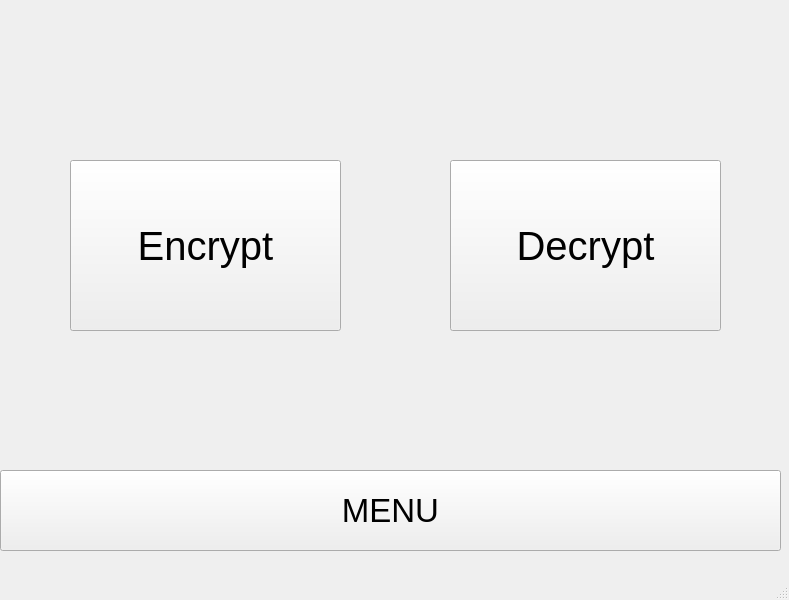
<?xml version="1.0" encoding="UTF-8"?>
<ui version="4.0">
 <class>MainWindow</class>
 <widget class="QMainWindow" name="MainWindow">
  <property name="geometry">
   <rect>
    <x>0</x>
    <y>0</y>
    <width>789</width>
    <height>600</height>
   </rect>
  </property>
  <property name="acceptDrops">
   <bool>true</bool>
  </property>
  <property name="windowTitle">
   <string>Steganography</string>
  </property>
  <widget class="QWidget" name="centralwidget">
   <property name="minimumSize">
    <size>
     <width>789</width>
     <height>559</height>
    </size>
   </property>
   <property name="maximumSize">
    <size>
     <width>789</width>
     <height>559</height>
    </size>
   </property>
   <property name="acceptDrops">
    <bool>false</bool>
   </property>
   <widget class="QStackedWidget" name="stackedWidget">
    <property name="geometry">
     <rect>
      <x>0</x>
      <y>0</y>
      <width>791</width>
      <height>471</height>
     </rect>
    </property>
    <property name="font">
     <font>
      <pointsize>6</pointsize>
     </font>
    </property>
    <property name="acceptDrops">
     <bool>false</bool>
    </property>
    <property name="currentIndex">
     <number>0</number>
    </property>
    <widget class="QWidget" name="menuPage">
     <widget class="QPushButton" name="encryptPageButton">
      <property name="geometry">
       <rect>
        <x>70</x>
        <y>160</y>
        <width>271</width>
        <height>171</height>
       </rect>
      </property>
      <property name="font">
       <font>
        <pointsize>30</pointsize>
       </font>
      </property>
      <property name="text">
       <string>Encrypt</string>
      </property>
     </widget>
     <widget class="QPushButton" name="decryptPageButton">
      <property name="geometry">
       <rect>
        <x>450</x>
        <y>160</y>
        <width>271</width>
        <height>171</height>
       </rect>
      </property>
      <property name="font">
       <font>
        <pointsize>30</pointsize>
       </font>
      </property>
      <property name="text">
       <string>Decrypt</string>
      </property>
     </widget>
    </widget>
    <widget class="QWidget" name="encryptPage">
     <property name="acceptDrops">
      <bool>false</bool>
     </property>
     <widget class="QLineEdit" name="encPswdLineEdit">
      <property name="enabled">
       <bool>false</bool>
      </property>
      <property name="geometry">
       <rect>
        <x>110</x>
        <y>420</y>
        <width>201</width>
        <height>20</height>
       </rect>
      </property>
      <property name="font">
       <font>
        <pointsize>8</pointsize>
       </font>
      </property>
      <property name="acceptDrops">
       <bool>false</bool>
      </property>
      <property name="echoMode">
       <enum>QLineEdit::Normal</enum>
      </property>
     </widget>
     <widget class="QLabel" name="label_3">
      <property name="geometry">
       <rect>
        <x>20</x>
        <y>420</y>
        <width>91</width>
        <height>21</height>
       </rect>
      </property>
      <property name="font">
       <font>
        <pointsize>10</pointsize>
       </font>
      </property>
      <property name="text">
       <string>Mot de passe:</string>
      </property>
     </widget>
     <widget class="QDialogButtonBox" name="encPswdBtnBox">
      <property name="enabled">
       <bool>false</bool>
      </property>
      <property name="geometry">
       <rect>
        <x>320</x>
        <y>420</y>
        <width>101</width>
        <height>23</height>
       </rect>
      </property>
      <property name="standardButtons">
       <set>QDialogButtonBox::Cancel|QDialogButtonBox::Ok</set>
      </property>
     </widget>
     <widget class="imageLabel" name="encImageLabel">
      <property name="geometry">
       <rect>
        <x>10</x>
        <y>10</y>
        <width>771</width>
        <height>341</height>
       </rect>
      </property>
      <property name="font">
       <font>
        <pointsize>56</pointsize>
       </font>
      </property>
      <property name="contextMenuPolicy">
       <enum>Qt::NoContextMenu</enum>
      </property>
      <property name="acceptDrops">
       <bool>true</bool>
      </property>
      <property name="styleSheet">
       <string notr="true">border:1.5px solid grey; border-radius: 5px; background-color: rgb(221, 221, 221); color: rgba(0, 0, 0, 50)</string>
      </property>
      <property name="text">
       <string>ENCRYPT</string>
      </property>
      <property name="scaledContents">
       <bool>false</bool>
      </property>
      <property name="alignment">
       <set>Qt::AlignCenter</set>
      </property>
     </widget>
     <widget class="QPushButton" name="runEncBtn">
      <property name="enabled">
       <bool>false</bool>
      </property>
      <property name="geometry">
       <rect>
        <x>520</x>
        <y>380</y>
        <width>161</width>
        <height>61</height>
       </rect>
      </property>
      <property name="font">
       <font>
        <family>Segoe UI Black</family>
        <pointsize>20</pointsize>
        <weight>50</weight>
        <bold>false</bold>
       </font>
      </property>
      <property name="text">
       <string>RUN</string>
      </property>
     </widget>
     <widget class="QLineEdit" name="encMessLineEdit">
      <property name="geometry">
       <rect>
        <x>110</x>
        <y>380</y>
        <width>201</width>
        <height>20</height>
       </rect>
      </property>
      <property name="font">
       <font>
        <pointsize>8</pointsize>
       </font>
      </property>
      <property name="acceptDrops">
       <bool>false</bool>
      </property>
      <property name="echoMode">
       <enum>QLineEdit::Normal</enum>
      </property>
     </widget>
     <widget class="QLabel" name="label_5">
      <property name="geometry">
       <rect>
        <x>20</x>
        <y>380</y>
        <width>61</width>
        <height>21</height>
       </rect>
      </property>
      <property name="font">
       <font>
        <pointsize>10</pointsize>
       </font>
      </property>
      <property name="text">
       <string>Message: </string>
      </property>
     </widget>
     <widget class="QDialogButtonBox" name="encMessBtnBox">
      <property name="enabled">
       <bool>false</bool>
      </property>
      <property name="geometry">
       <rect>
        <x>320</x>
        <y>380</y>
        <width>101</width>
        <height>23</height>
       </rect>
      </property>
      <property name="standardButtons">
       <set>QDialogButtonBox::Cancel|QDialogButtonBox::Ok</set>
      </property>
     </widget>
    </widget>
    <widget class="QWidget" name="decryptPage">
     <widget class="QDialogButtonBox" name="decPswdBtnBox">
      <property name="enabled">
       <bool>false</bool>
      </property>
      <property name="geometry">
       <rect>
        <x>160</x>
        <y>440</y>
        <width>101</width>
        <height>23</height>
       </rect>
      </property>
      <property name="standardButtons">
       <set>QDialogButtonBox::Cancel|QDialogButtonBox::Ok</set>
      </property>
     </widget>
     <widget class="QLineEdit" name="decPswdLineEdit">
      <property name="geometry">
       <rect>
        <x>110</x>
        <y>410</y>
        <width>201</width>
        <height>20</height>
       </rect>
      </property>
      <property name="font">
       <font>
        <pointsize>8</pointsize>
       </font>
      </property>
      <property name="acceptDrops">
       <bool>false</bool>
      </property>
      <property name="echoMode">
       <enum>QLineEdit::Password</enum>
      </property>
     </widget>
     <widget class="QLabel" name="label_4">
      <property name="geometry">
       <rect>
        <x>20</x>
        <y>410</y>
        <width>91</width>
        <height>21</height>
       </rect>
      </property>
      <property name="font">
       <font>
        <pointsize>10</pointsize>
       </font>
      </property>
      <property name="text">
       <string>Mot de passe:</string>
      </property>
     </widget>
     <widget class="QPushButton" name="runDecBtn">
      <property name="enabled">
       <bool>false</bool>
      </property>
      <property name="geometry">
       <rect>
        <x>470</x>
        <y>400</y>
        <width>161</width>
        <height>61</height>
       </rect>
      </property>
      <property name="font">
       <font>
        <family>Segoe UI Black</family>
        <pointsize>20</pointsize>
        <weight>50</weight>
        <bold>false</bold>
       </font>
      </property>
      <property name="text">
       <string>RUN</string>
      </property>
     </widget>
     <widget class="imageLabel" name="decImageLabel">
      <property name="geometry">
       <rect>
        <x>10</x>
        <y>10</y>
        <width>771</width>
        <height>371</height>
       </rect>
      </property>
      <property name="font">
       <font>
        <pointsize>56</pointsize>
       </font>
      </property>
      <property name="contextMenuPolicy">
       <enum>Qt::NoContextMenu</enum>
      </property>
      <property name="acceptDrops">
       <bool>true</bool>
      </property>
      <property name="styleSheet">
       <string notr="true">border:1.5px solid grey; border-radius: 5px; background-color: rgb(221, 221, 221); color: rgba(0, 0, 0, 50)</string>
      </property>
      <property name="text">
       <string>DECRYPT</string>
      </property>
      <property name="scaledContents">
       <bool>false</bool>
      </property>
      <property name="alignment">
       <set>Qt::AlignCenter</set>
      </property>
     </widget>
    </widget>
   </widget>
   <widget class="QPushButton" name="menuPageButton">
    <property name="geometry">
     <rect>
      <x>0</x>
      <y>470</y>
      <width>781</width>
      <height>81</height>
     </rect>
    </property>
    <property name="font">
     <font>
      <family>Segoe UI</family>
      <pointsize>25</pointsize>
     </font>
    </property>
    <property name="text">
     <string>MENU</string>
    </property>
   </widget>
  </widget>
  <widget class="QMenuBar" name="menubar">
   <property name="geometry">
    <rect>
     <x>0</x>
     <y>0</y>
     <width>789</width>
     <height>21</height>
    </rect>
   </property>
  </widget>
  <widget class="QStatusBar" name="statusbar"/>
 </widget>
 <customwidgets>
  <customwidget>
   <class>imageLabel</class>
   <extends>QLabel</extends>
   <header location="global">custom.h</header>
  </customwidget>
 </customwidgets>
 <resources>
  <include location="ressources/ressource1.qrc"/>
 </resources>
 <connections/>
</ui>
